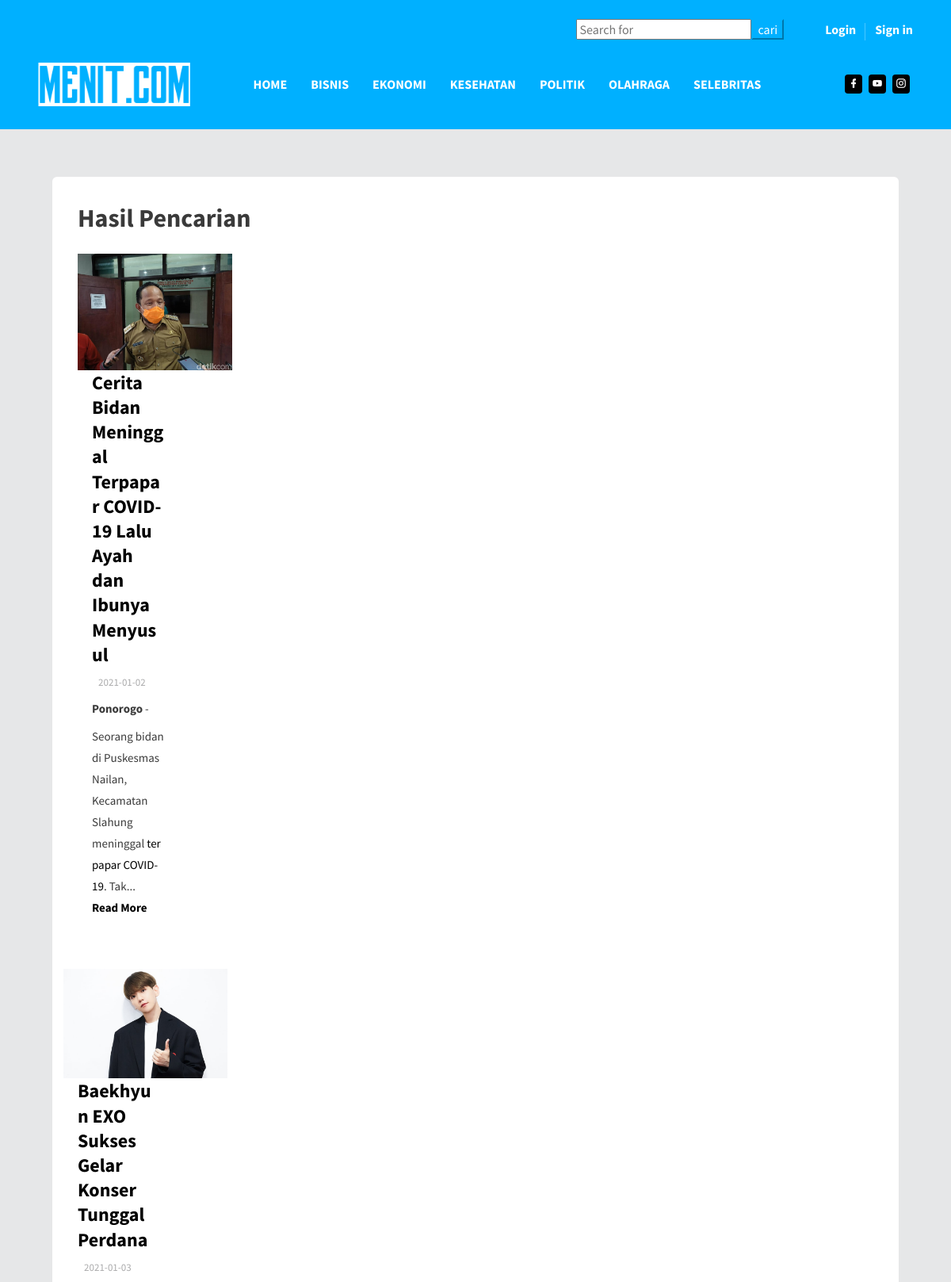
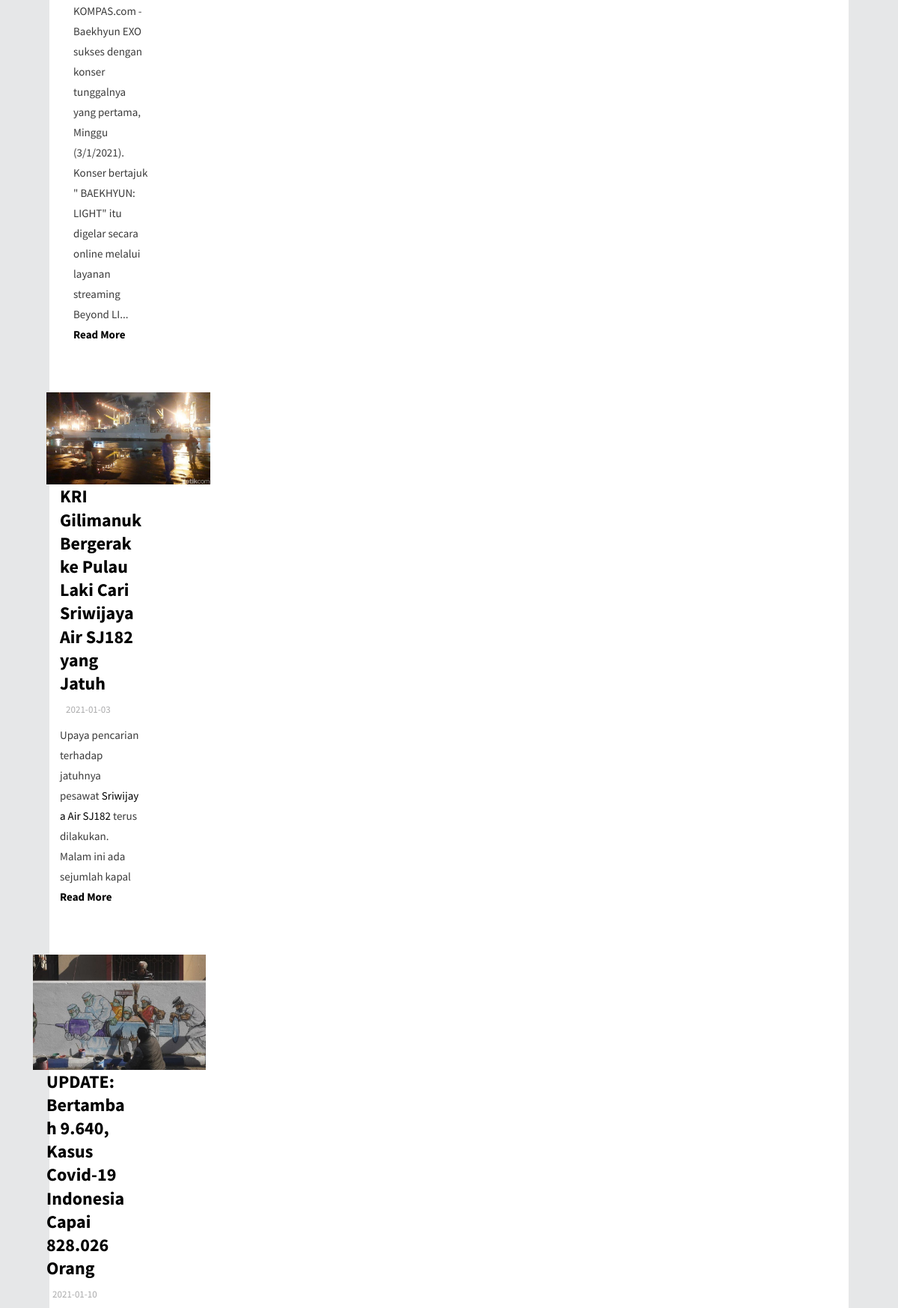
The page /cari.php (upper part) on the database its author committed (2 pictures, top to bottom).
### tables this page shows
CREATE TABLE `berita` (
  `id_berita` int(11) NOT NULL,
  `judul` varchar(100) NOT NULL,
  `id_kategori` int(11) NOT NULL,
  `gambar` varchar(100) NOT NULL,
  `isi_berita` text NOT NULL,
  `tgl_posting` date NOT NULL,
  `id_user` int(11) NOT NULL,
  `dilihat` int(11) NOT NULL
);

### cari.php (the view, shortened to what this page needs)
<?php
include 'header.php';
?>
        <div class="content-wrapper">
          <div class="container">
            <div class="col-sm-12">
              <div class="card">
                <div class="card-body">
                  <div class="row">
                    <div class="col-sm-12">
                      <h1 class="font-weight-600 mb-4">
                      Hasil Pencarian
                      </h1>
                    </div>
                  </div>
                  <div class="row">
                    <div class="col-lg-8">
<?php
if(!ISSET($_POST['submit'])){
$sql = "SELECT * FROM berita";
$query = mysqli_query($koneksi, $sql);
while ($row = mysqli_fetch_array($query)){
?>
  <div class="row">
    <div class="col-sm-4 grid-margin">
      <div classs="rotate-img">
        <img src="assets/images/<?php echo $row['gambar'];?>" class="img-fluid">
      </div>
        <div class="col-sm-8 grid-margin">
            <a  href="../detail.php?p=<?php echo $row['id_berita'];?>">
               <h2 class="font-weight-600 mb-2">
                   <?php echo $row['judul'];?>
                 </h2>
             </a>
               <p class="fs-13 text-muted mb-0">
               <span class="mr-2"><?php echo $row['nama'];?></span><?php echo $row['tgl_posting'];?>
                 </p>
                  <p class="fs-15">
                  <?php echo substr($row['isi_berita'], 0,200); ?>...
                  <br>
                  <a  href="../detail.php?p=<?php echo $row['id_berita'];?>">
                  <b>Read More</b>
                  </a>
                  </p>
                    </div>
                  </div>
<?php } } ?>
 </div>
                  </div>
                </div>
              </div>
            </div>
          </div>
        </div>

### rows shown on the page
berita: gambar (picture), judul "Cerita Bidan Meninggal Terpapar COVID-19 Lalu Ayah dan Ibunya Menyusul", tgl_posting "2021-01-02", isi_berita "Ponorogo - Seorang bidan di Puskesmas Nailan, Kecamatan Slahung meninggal terpapar COVID-19 . Tak"
berita: gambar (picture), judul "Baekhyun EXO Sukses Gelar Konser Tunggal Perdana", tgl_posting "2021-01-03", isi_berita "KOMPAS.com - Baekhyun EXO sukses dengan konser tunggalnya yang pertama, Minggu (3/1/2021). Konser bertajuk \" BAEKHYUN: LIGHT\" itu digelar secara online melalui layanan streaming Beyond LI"
berita: gambar (picture), judul "KRI Gilimanuk Bergerak ke Pulau Laki Cari Sriwijaya Air SJ182 yang Jatuh", tgl_posting "2021-01-03", isi_berita "Upaya pencarian terhadap jatuhnya pesawat Sriwijaya Air SJ182 terus dilakukan. Malam ini ada sejumlah kapal"
berita: gambar (picture), judul "UPDATE: Bertambah 9.640, Kasus Covid-19 Indonesia Capai 828.026 Orang", tgl_posting "2021-01-10"
